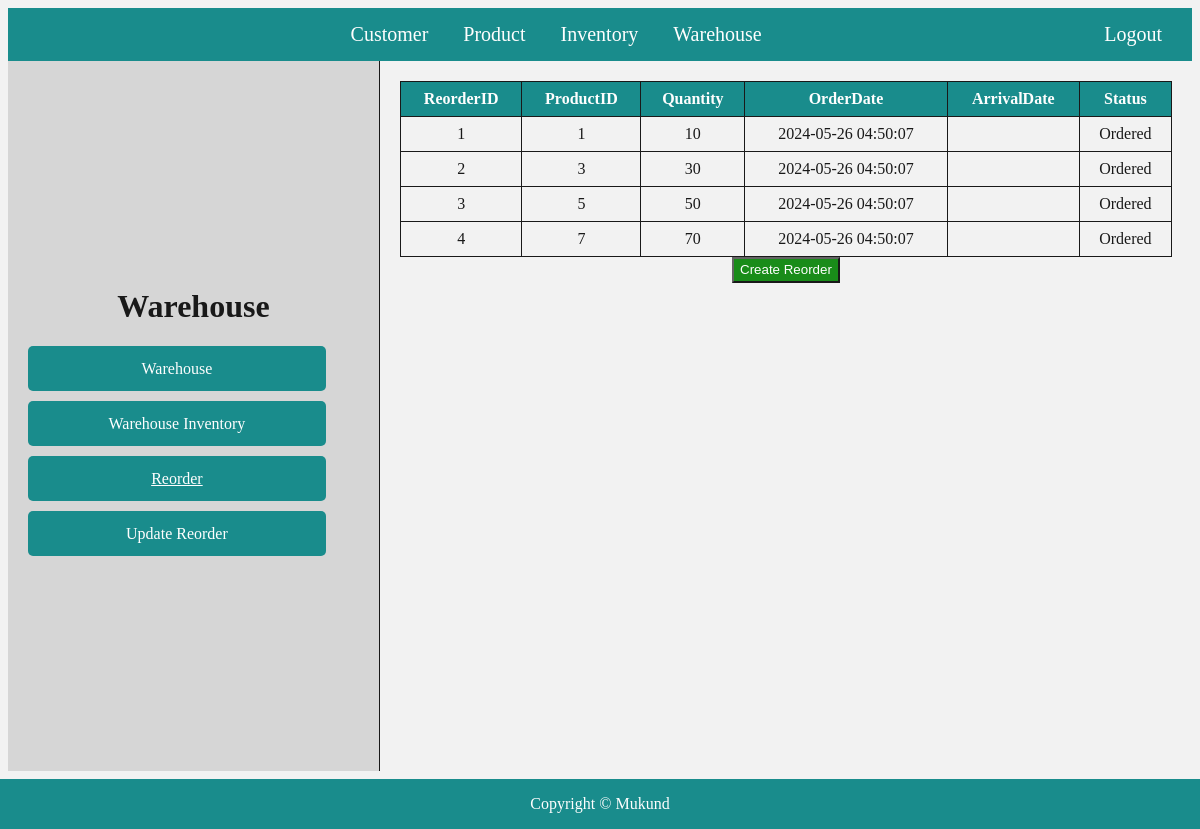
Page /admin/warehouse/reorder.php on the committed database.
### tables this page shows
CREATE TABLE Reorders (
    ReorderID INT AUTO_INCREMENT PRIMARY KEY,
    ProductID INT,
    Quantity INT check(Quantity>=0),
    OrderDate TIMESTAMP DEFAULT CURRENT_TIMESTAMP,
    ArrivalDate DATE DEFAULT NULL,
    Status ENUM('Ordered', 'Arrived') DEFAULT 'Ordered',
    FOREIGN KEY (ProductID) REFERENCES Products(ProductID) ON DELETE CASCADE ON UPDATE CASCADE
);

### admin/warehouse/reorder.php (the view, shortened to what this page needs)
<!DOCTYPE html>
<html>
<head>
    <link rel="stylesheet" href="admindashboard.css">
    <link rel="stylesheet" href="customer.css">
    <link rel="stylesheet" href="table.css">
</head>
<body>
<div class="navbar">
    <a href="../customer/customer.php">Customer</a>
        <a href="../product/product.php">Product</a>
        <a href="../inventory/inventory.php">Inventory</a>
        <a href="warehouse.php">Warehouse</a>
        <a href="logout.php" class="logout">Logout</a>
    </div>
    <div class="main">
    <div class="sidebar">
            <h1 style="display: block; text-align: center;">Warehouse</h1>
            <a href="location.php">Warehouse</a>
            <a href="warehouseinventory.php">Warehouse Inventory</a>
            <a href="reorder.php"class="active">Reorder</a>
            <a href="updatereorder.php">Update Reorder</a>
        </div>
        <div class="content">
            <?php include "connection.php";?>
            <table>
                <tr>
                    <th>ReorderID</th>
                    <th>ProductID</th>
                    <th>Quantity</th>
                    <th>OrderDate</th>
                    <th>ArrivalDate</th>
                    <th>Status</th>
                </tr>
            <?php
                $query="select * from Reorders";
                $data=mysqli_query($con,$query);
                $result=mysqli_num_rows($data);
                if($result){
                 while($row=mysqli_fetch_array($data)){
                 ?>
                 <tr>
                    <td><?php echo $row['ReorderID']?></td>
                    <td><?php echo $row['ProductID']?></td>
                    <td><?php echo $row['Quantity']?></td>
                    <td><?php echo $row['OrderDate']?></td>
                    <td><?php echo $row['ArrivalDate']?></td>
                    <td><?php echo $row['Status']?></td>
                </tr>
                 <?php
                 }
                }
                else
            {
            ?>
             <tr>
                <td>No record found</td>
             </tr>
             <?php
             }
           ?>
            </table>
            <center>
            <button id="add"><a href="newreorder.php">Create Reorder</a></button>
           </center>
        </div>
    </div>
    <div class="footer">
        <p>Copyright © Mukund</p>
    </div>
</body>
</html>

### admin/warehouse/admindashboard.css (style rules this page uses)
body { background-color: #f2f2f2; opacity: 0.9; z-index: -1; }
.navbar { background-color: #008080; color: white; padding: 15px; text-align: center; font-size: 20px; }
.navbar a { color: white; text-decoration: none; margin: 0 15px; }
.logout { color: red; float: right; }
.main { display: flex; justify-content: space-around; padding: 0px; padding-bottom: 50px; }
.sidebar { width: 30%; border-right: 1px solid #000; padding: 20px; height: calc(100vh - 130px); background-color: #d3d3d3; }
.content { width: 70%; padding: 20px; }
.footer { position: fixed; left: 0; bottom: 0; width: 100%; background-color: #008080; color: white; text-align: center; }

### admin/warehouse/customer.css (style rules this page uses)
.sidebar { width: 30%; border-right: 1px solid #000; display: flex; flex-direction: column; justify-content: center; padding: 20px; height: calc(100vh - 130px); background-color: #d3d3d3; }
.sidebar a { display: block; width: 90%; border: none; text-align: center; text-decoration: none; border-radius: 5px; padding: 0px; margin-bottom: 10px; background-color: #008080; color: white; cursor: pointer; line-height: 45px; }

### admin/warehouse/table.css (style rules this page uses)
table { width: 100%; border-collapse: collapse; }
th { background-color: #008080; color: white; }
td, th { border: 1px solid #000; padding: 8px; text-align: center; }

### admin/warehouse/reorder.php (style rules this page uses)
.active { text-decoration : underline !important; }
#add { background-color: green; cursor: pointer; }
#add a { color: white !important; text-decoration: none !important; line-height:20px; cursor: pointer; }

### rows in the picture
reorders: ReorderID "1", ProductID "1", Quantity "10", OrderDate "2024-05-26 04:50:07", Status "Ordered"
reorders: ReorderID "2", ProductID "3", Quantity "30", OrderDate "2024-05-26 04:50:07", Status "Ordered"
reorders: ReorderID "3", ProductID "5", Quantity "50", OrderDate "2024-05-26 04:50:07", Status "Ordered"
reorders: ReorderID "4", ProductID "7", Quantity "70", OrderDate "2024-05-26 04:50:07", Status "Ordered"
